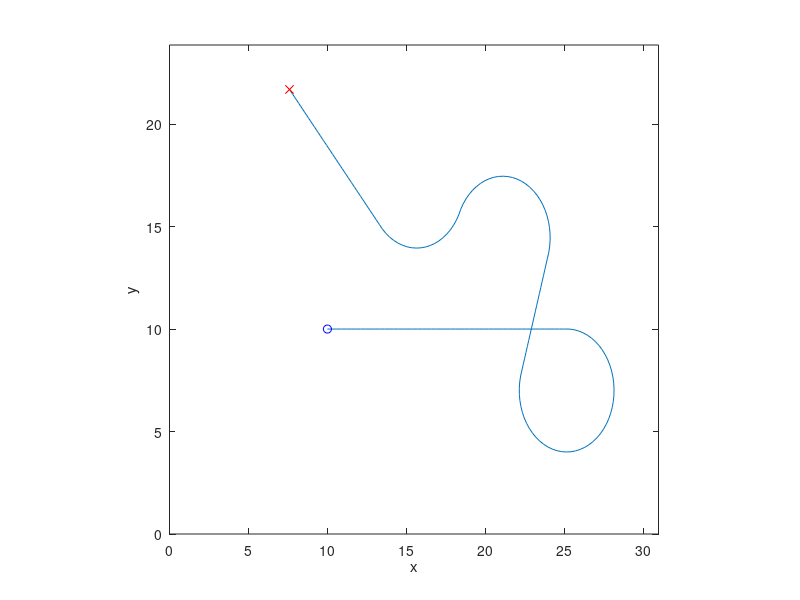
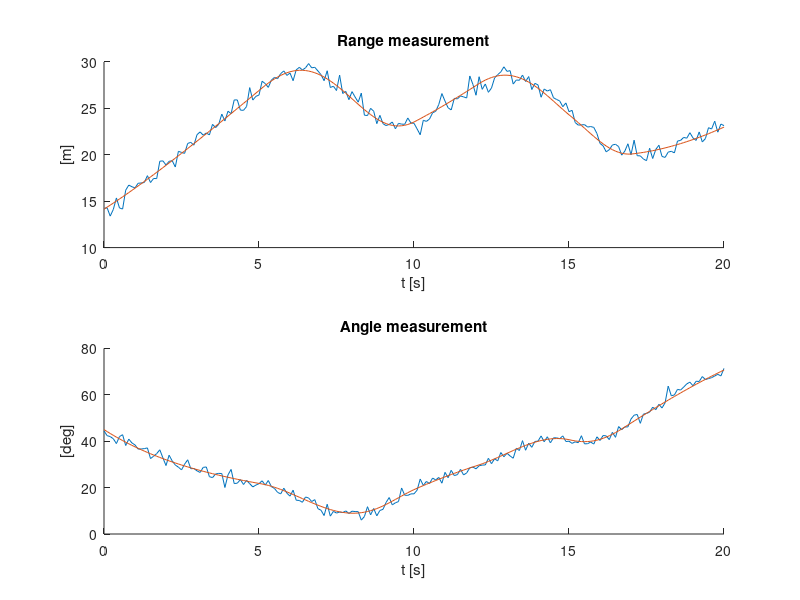

These charts were generated, in order, by the following MATLAB code: (Note: this script raises an error after producing the figures.)
clear
close all

%% Simulate robot movement
Ts = 0.1;
V = 3;

model.f = @(x,u,w) [x(1) + Ts*V*cos(x(3));x(2) + Ts*V*sin(x(3));x(3) + Ts*u];
model.h = @(x,u) [sqrt(x(1,:).^2 + x(2,:).^2);atan(x(2,:)./x(1,:))];

x0 = [10;10;0];
Tfinal = 20;

data.t = (0:Ts:Tfinal);
N = numel(data.t);
data.x = zeros(3,N); data.x(:,1) = x0;

data.u = zeros(1,N);
data.u(data.t>=5 & data.t < 10) = -1;
data.u(data.t>=10 & data.t < 12) = 0;
data.u(data.t>=12 & data.t < 15) = 1;
data.u(data.t>=15 & data.t < 17) = -1;
for t=1:N-1
  data.x(:,t+1) = model.f(data.x(:,t),data.u(t),0);
end
data.y0 = model.h(data.x, data.u);
data.y  = data.y0 + diag([0.6,0.03])*randn(2,N); 

%% Plot mobile robot path
figure(1)
plot( data.x(1,:)', data.x(2,:)' )
hold on
plot( data.x(1,1)', data.x(2,1)', 'bo', ...
  data.x(1,end)', data.x(2,end)', 'rx');
hold off
axis([0 max(data.x(1,:))*1.1 0 max(data.x(2,:))*1.1]);
axis square
xlabel('x');
ylabel('y');

%% Plot measurements
figure(2)
subplot( 211 )
plot( data.t', [data.y(1,:)', data.y0(1,:)'])
xlabel('t [s]');
ylabel('[m]')
title('Range measurement');
box off

subplot( 212 )
plot( data.t', 180/pi*[data.y(2,:)', data.y0(2,:)'])
xlabel('t [s]');
ylabel('[deg]');
title('Angle measurement');
box off

%% EKF estimations
% model
modelEKF.f = @(x,u) [x(1) + Ts * V * cos(x(3));...
                     x(2) + Ts * V * sin(x(3));...
                     x(3) + Ts * u];
% measurement 
modelEKF.h = @(x,u) [sqrt(x(1)^2 + x(2)^2);...
                     atan(x(2) / x(1))];
% linearization f
modelEKF.fx = @(x,u) [1 0 -Ts * V * sin(x(3));...
                      0 1 Ts * V * cos(x(3));...
                      0 0 1];
% linearization h                  
modelEKF.hx = @(x,u) [x(1) / sqrt(x(1)^2 + x(2)^2),                 x(2) / sqrt(x(1)^2 + x(2)^2),   0;...
                      x(2) / (x(1)^2 * (x(2)^2 / x(1)^2 + 1)),  1 / (x(2) * (x(2)^2 / x(1)^2 + 1)), 0];

% turing parameters 
% modelEKF.Q = diag([0.8 0.8 0.1]);
% modelEKF.R = diag([0.8,0.5]); % diag([0.6,0.03])
modelEKF.Q = diag([0 0 0.1]);
modelEKF.R = diag([100 5]) * 10;

init.x0 = [10; 5; 0]; % Initial stafte estimate 
init.P0 = diag([1000, 1000, 0]); % Initial covariance
tic; xhatEKF = EKF(modelEKF,init,data); toc

%% performing an optimization

params.Ts = Ts;
params.V = V;

x0 = [0 0 0.1 ...
    3 10 ...
    10, 10, 1];

% x0 = x; % homotopy :)
options = optimoptions('lsqnonlin','Display','iter','FunctionTolerance',1e-12);
[x,resnorm,residual,exitflag,output] = lsqnonlin(@(x) EKF_res(x,data,params), x0, zeros(size(x0)), [], options);

%% running EKF with new values
modelEKF.Q = diag(x(1:3));
modelEKF.R = diag(x(4:5));
init.P0 = diag([x(6) x(7) x(8)]); % Initial covariance

tic; xhatEKF_opt = EKF(modelEKF,init,data); toc

%% performing an optimization for all 

params.Ts = Ts;
params.V = V;

% x00 = [0 0 0.1, 0 0 0, 0 0 0.1 ...
%     1 0, 0 10 ...
%     1 0 0,0 1 0,0 0 1];

x00 = x_f; % homotopy :)
options = optimoptions('lsqnonlin','Display','iter','FunctionTolerance',1e-12);
[x_f,resnorm_f,residual_f,exitflag_f,output_f] = lsqnonlin(@(x) EKF_res_all(x,data,params), x00, zeros(size(x00)), [], options);

%% running EKF with new values
modelEKF.Q = [x_f(1:3); x_f(4:6); x_f(7:9)];
modelEKF.R = [x_f(10:11); x_f(12:13)];
init.P0 = [x_f(14:16); x_f(17:19); x_f(20:22)]; % Initial covariance

tic; xhatEKF_opt_f = EKF(modelEKF,init,data); toc

%% Plot path 
figure(3); clf; 

subplot(221);
plot( data.x(1,:)', data.x(2,:)', 'LineWidth', 1)
hold on
plot( data.x(1,1)', data.x(2,1)', 'bo', ...
  data.x(1,end)', data.x(2,end)', 'rx');
plot( (data.y(1,:).*cos(data.y(2,:)))', (data.y(1,:).*sin(data.y(2,:)))', 'k')
hold off
axis([0 max(data.x(1,:))*1.1 0 max(data.x(2,:))*1.1]);
axis square
xlabel('x');
ylabel('y');
title('Direct computation from measurements');


subplot(222);
plot( data.x(1,:)', data.x(2,:)', 'LineWidth', 1)
hold on
plot(xhatEKF(1,:)', xhatEKF(2,:)');
plot( data.x(1,1)', data.x(2,1)', 'bo', ...
  data.x(1,end)', data.x(2,end)', 'rx');
hold off
axis([0 max(data.x(1,:))*1.1 0 max(data.x(2,:))*1.1]);
axis square
xlabel('x');
ylabel('y');
title('EKF estimation')


subplot(223);
plot( data.x(1,:)', data.x(2,:)', 'LineWidth', 1)
hold on
plot(xhatEKF_opt(1,:)', xhatEKF_opt(2,:)');
plot( data.x(1,1)', data.x(2,1)', 'bo', ...
  data.x(1,end)', data.x(2,end)', 'rx');
hold off
axis([0 max(data.x(1,:))*1.1 0 max(data.x(2,:))*1.1]);
axis square
xlabel('x');
ylabel('y');
title('EKF estimation (opt)')

subplot(224);
plot( data.x(1,:)', data.x(2,:)', 'LineWidth', 1)
hold on
plot(xhatEKF_opt_f(1,:)', xhatEKF_opt_f(2,:)');
plot( data.x(1,1)', data.x(2,1)', 'bo', ...
  data.x(1,end)', data.x(2,end)', 'rx');
hold off
axis([0 max(data.x(1,:))*1.1 0 max(data.x(2,:))*1.1]);
axis square
xlabel('x');
ylabel('y');
title('EKF estimation (opt-full)')


%%
figure(20)

tiledlayout(2,3,'TileIndexing','columnmajor');

nexttile();
plot( data.t', [xhatEKF_opt(1,:)', xhatEKF(1,:)', data.x(1,:)'])
xlabel('t [s]');
ylabel('[m]')
title('x position estimation');
box off

nexttile();
plot( data.t', [xhatEKF_opt(1,:)'-data.x(1,:)', xhatEKF(1,:)'-data.x(1,:)'])
xlabel('t [s]');
ylabel('[m]')
title('Estimation error');
box off

nexttile();
plot( data.t', [xhatEKF_opt(2,:)', xhatEKF(2,:)', data.x(2,:)']); 
xlabel('t [s]');
ylabel('[m]')
title('y position estimation');
box off

nexttile();
plot( data.t', [xhatEKF_opt(2,:)'-data.x(2,:)', xhatEKF(2,:)'-data.x(2,:)'])
xlabel('t [s]');
ylabel('[m]');
title('Estimation error');
box off

nexttile();
plot( data.t', 180/pi*[xhatEKF_opt(3,:)', xhatEKF(3,:)', data.x(3,:)'])
xlabel('t [s]');
ylabel('[deg]')
title('Heading estimation');
box off

nexttile();
plot( data.t', 180/pi*([xhatEKF_opt(3,:)'-data.x(3,:)', xhatEKF(3,:)'-data.x(3,:)']))
xlabel('t [s]');
ylabel('[deg]');
title('Estimation error');
box off

% saving plots
textwidth = 14;
golden_ratio = (1 + sqrt(5)) / 2;
textheight = textwidth / golden_ratio;
figsize = [textwidth, textheight];

% Get latex font in ticks
h = findall(gcf,'Type','axes'); % An array if you have subplots
set(h, 'TickLabelInterpreter', 'latex')

% Set size and no crop
set(gcf, 'PaperUnits', 'centimeters', 'PaperSize', figsize);
set(gcf, 'PaperUnits', 'normalized', 'PaperPosition', [0, 0, 1, 1]);

newcolors = ["#1f77b4" "#ff7f0e" "#2ca02c" "#d62728"];
colororder(newcolors)

%% functions
%%%% optimization part 1
function Xhat = modelEKF_opti(x,data,params)

Ts = params.Ts;
V = params.V;

% model
modelEKF.f = @(x,u) [x(1) + Ts * V * cos(x(3));...
                     x(2) + Ts * V * sin(x(3));...
                     x(3) + Ts * u];
% measurement 
modelEKF.h = @(x,u) [sqrt(x(1)^2 + x(2)^2);...
                     atan(x(2) / x(1))];
% linearization f
modelEKF.fx = @(x,u) [1 0 -Ts * V * sin(x(3));...
                      0 1 Ts * V * cos(x(3));...
                      0 0 1];
% linearization h                  
modelEKF.hx = @(x,u) [x(1) / sqrt(x(1)^2 + x(2)^2),                 x(2) / sqrt(x(1)^2 + x(2)^2),   0;...
                      x(2) / (x(1)^2 * (x(2)^2 / x(1)^2 + 1)),  1 / (x(2) * (x(2)^2 / x(1)^2 + 1)), 0];

% turing parameters 
% modelEKF.Q = diag([0.8 0.8 0.1]);
% modelEKF.R = diag([0.8,0.5]); % diag([0.6,0.03])
modelEKF.Q = diag([x(1) x(2) x(3)]);
modelEKF.R = diag([x(4) x(5)]);

init.x0 = [10; 5; 0]; % Initial stafte estimate 
init.P0 = diag([x(6) x(7) x(8)]); % Initial covariance
Xhat = EKF(modelEKF,init,data);
end 

function residual = EKF_res(x,data,params)
Xhat = sum(modelEKF_opti(x,data,params),1);
X = sum(data.x,1);
residual = X - Xhat;
end 


%%%%% optimizaion with inter cross correlations
%%%% optimization part 1
function Xhat = modelEKF_opti_all(x,data,params)

Ts = params.Ts;
V = params.V;

% model
modelEKF.f = @(x,u) [x(1) + Ts * V * cos(x(3));...
                     x(2) + Ts * V * sin(x(3));...
                     x(3) + Ts * u];
% measurement 
modelEKF.h = @(x,u) [sqrt(x(1)^2 + x(2)^2);...
                     atan(x(2) / x(1))];
% linearization f
modelEKF.fx = @(x,u) [1 0 -Ts * V * sin(x(3));...
                      0 1 Ts * V * cos(x(3));...
                      0 0 1];
% linearization h                  
modelEKF.hx = @(x,u) [x(1) / sqrt(x(1)^2 + x(2)^2),                 x(2) / sqrt(x(1)^2 + x(2)^2),   0;...
                      x(2) / (x(1)^2 * (x(2)^2 / x(1)^2 + 1)),  1 / (x(2) * (x(2)^2 / x(1)^2 + 1)), 0];

% turing parameters 
% modelEKF.Q = diag([0.8 0.8 0.1]);
% modelEKF.R = diag([0.8,0.5]); % diag([0.6,0.03])
modelEKF.Q = [x(1:3); x(4:6); x(7:9)];
modelEKF.R = [x(10) x(11); x(12) x(13)];

init.x0 = [10; 5; 0]; % Initial stafte estimate 
init.P0 = [x(14:16);x(17:19);x(20:22)]; % Initial covariance
Xhat = EKF(modelEKF,init,data);
end 

function residual = EKF_res_all(x,data,params)
Xhat = sum(modelEKF_opti_all(x,data,params),1);
X = sum(data.x,1);
residual = X - Xhat;
end 